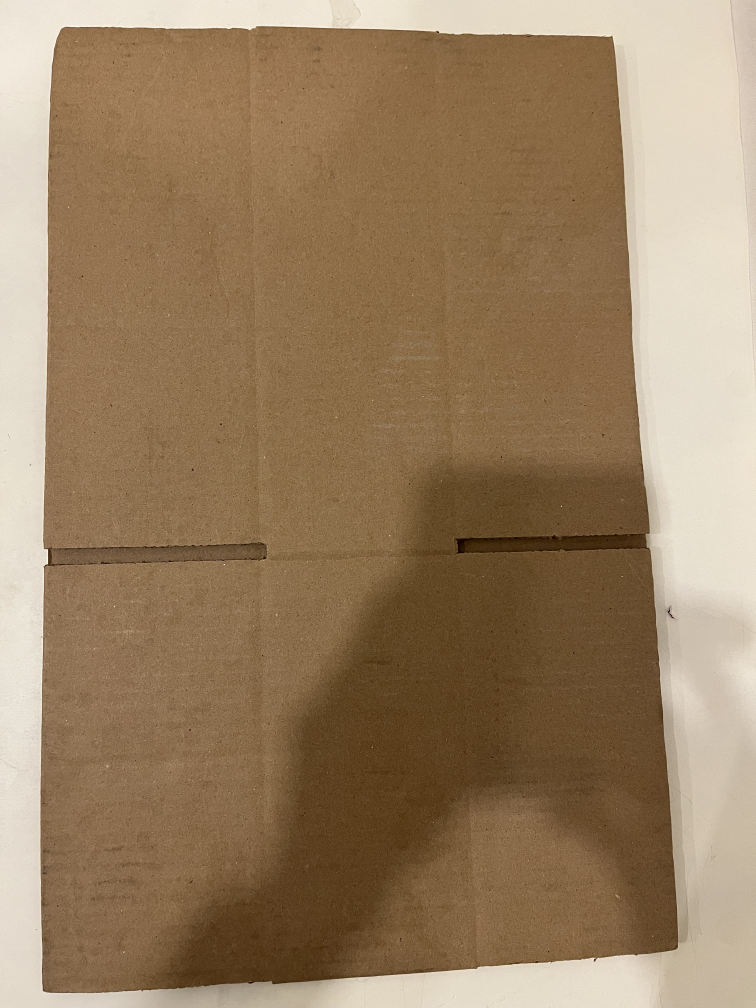
#> input picture openCV_cardboard/dataset/cardboardhires.jpg, 3024 x 4032 px (shown at 1/4 size)
$ python cardboard_dim.py   (older library calls are emulated)
#> lines starting #> are read from the running program, lines starting #| are printed output that depends on the picture; after the words box and inside, x2 and y2 are one past the last pixel; in counts of white or black regions, pixels touching at a corner belong together
import time
import numpy as np
import pandas as pd
import cv2
from shapeDetector import ShapeDetector
import imutils
from matplotlib import pyplot as plt

# [23 lines of commented-out code are left out]
colored_img = cv2.imread('dataset/cardboardhires.jpg')
#> colored_img is the input picture: shape (4032, 3024, 3); mean B, G, R 97.9, 127.7, 152.6
original_img = cv2.imread('dataset/cardboardhires.jpg', cv2.IMREAD_GRAYSCALE)
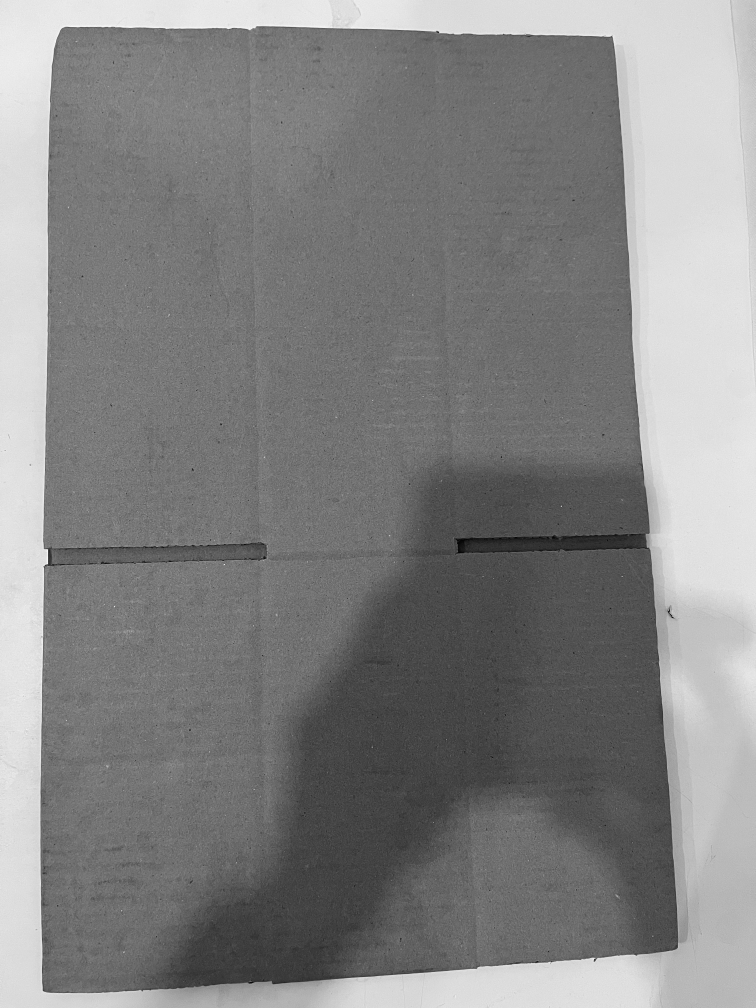
#> original_img: shape (4032, 3024) (shown at 1/4 size); min 0, max 255, mean 131.8
gaussian_img = cv2.GaussianBlur(original_img, (5, 5), 0)
# cv2.imshow('gaussian_img', gaussian_img)
cv2.imwrite('gaussian_img.png',gaussian_img)

canny_img = cv2.Canny(gaussian_img,100,200)
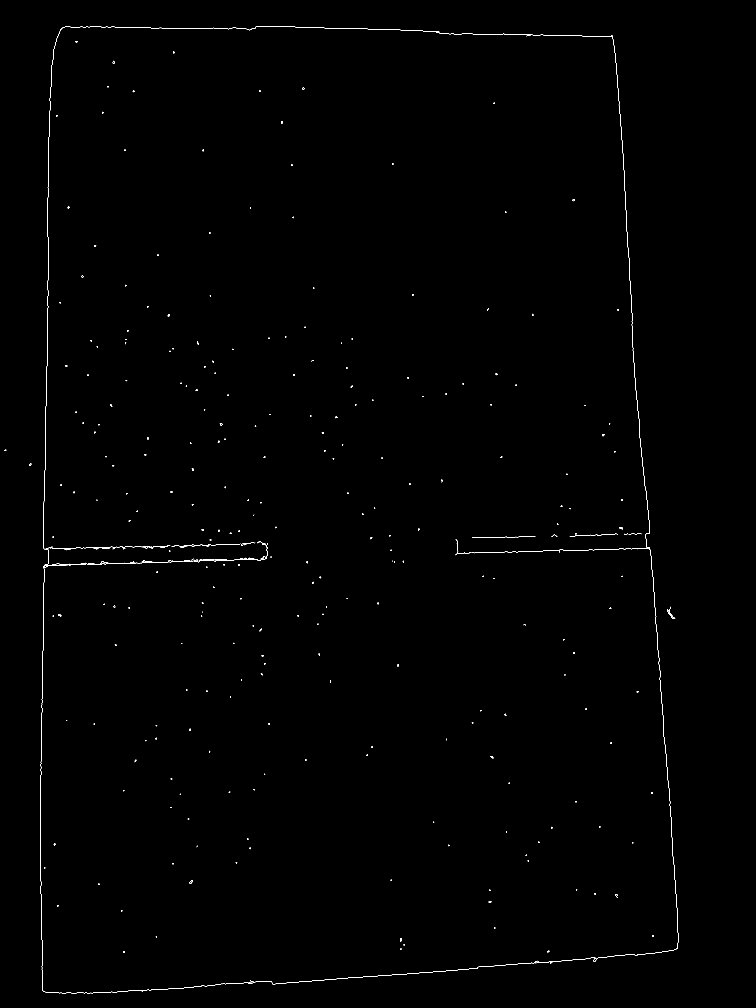
#> canny_img: shape (4032, 3024) (shown at 1/4 size); 0.18% white in thin lines or dots, all inside (x1, y1, x2, y2) = (17, 105, 2713, 3973)
# cv2.imshow('canny_img', canny_img)
cv2.imwrite('canny_img.png',canny_img)

laplacian_img = cv2.Laplacian(canny_img,cv2.CV_64F)
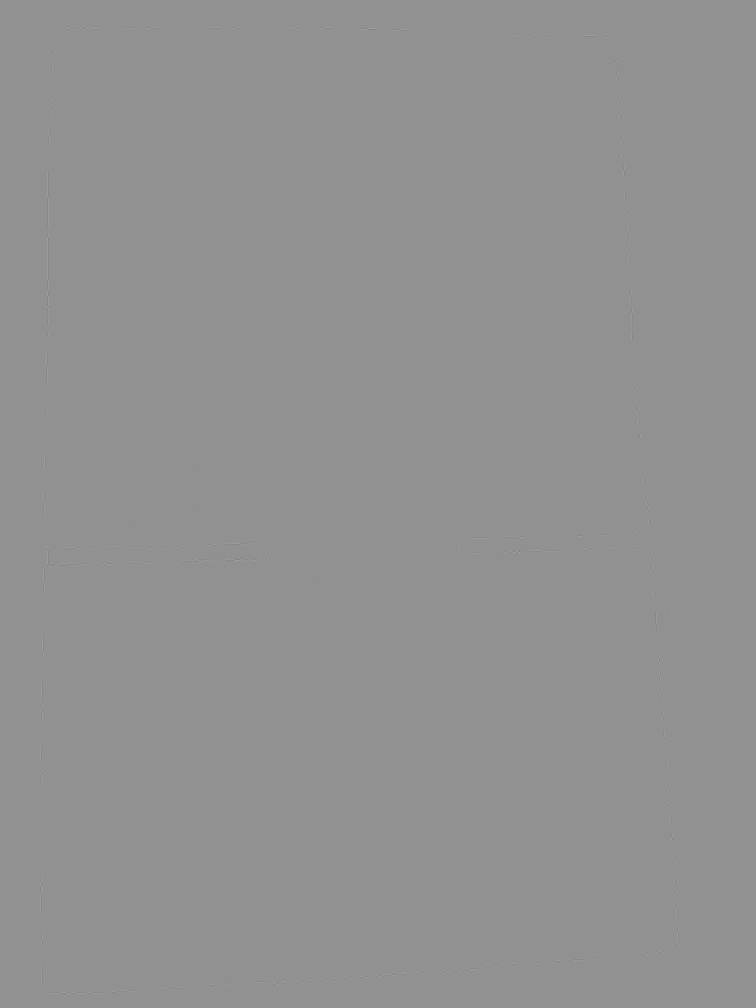
#> laplacian_img: shape (4032, 3024) float64 (shown at 1/4 size); min -1020, max 765, mean 0; drawn with min black and max white
# cv2.imshow('laplacian_img', laplacian_img)
cv2.imwrite('laplacian_img.png',laplacian_img)

sobelx = cv2.Sobel(canny_img, -1,1,0,ksize=3)
#> sobelx: shape (4032, 3024); 0.16% white in thin lines or dots, all inside (x1, y1, x2, y2) = (16, 104, 2712, 3974)
sobely = cv2.Sobel(canny_img, -1,0,1,ksize=3)
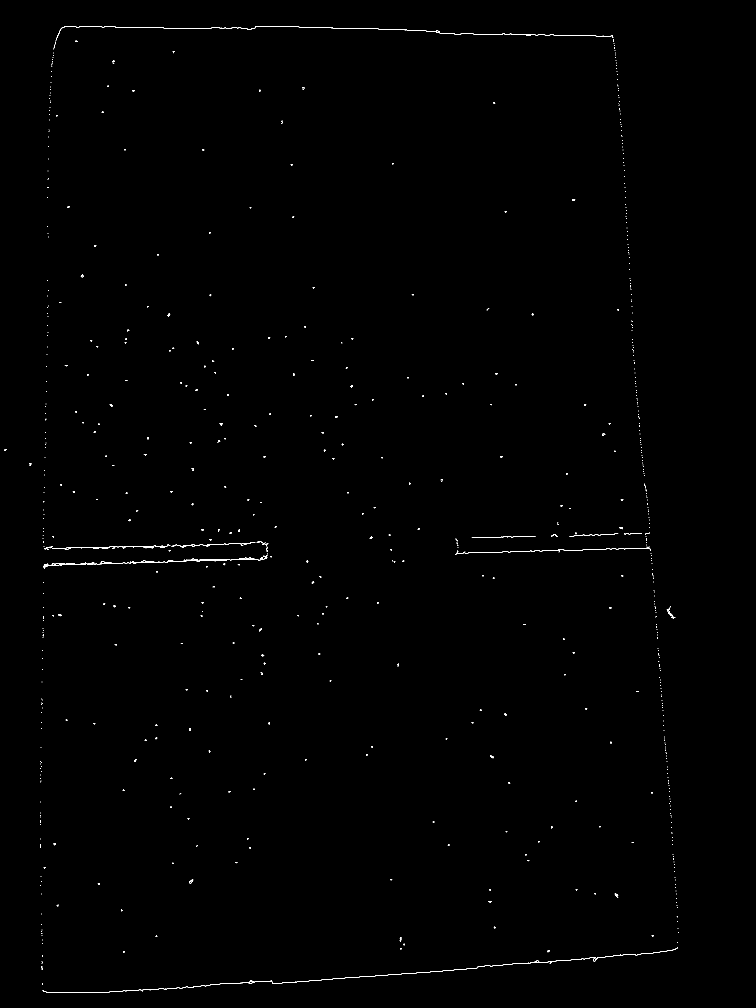
#> sobely: shape (4032, 3024) (shown at 1/4 size); 0.16% white in thin lines or dots, all inside (x1, y1, x2, y2) = (16, 104, 2714, 3972)
# [5 lines of commented-out code are left out]

edge_coordinates = np.argwhere(sobelx > 250)
#> edge_coordinates = 20016 pairs, first value 104 to 3973, second value 16 to 2711
print (len(edge_coordinates))
#| 20016
# for x in edge_coordinates:
#     print (x)

sobleXDataFrame = pd.DataFrame(sobelx)
#> sobleXDataFrame = table of 4032 rows and 3024 columns

sobleXDataFrame.to_csv('cardboard_sobelx.csv')

sobleXDataFrame = pd.DataFrame(edge_coordinates)
#> sobleXDataFrame = table of 20016 rows and 2 columns

sobleXDataFrame.to_csv('cardboard_sobel.csv')

# output_image = cv2.cvtColor(sobelx, cv2.COLOR_GRAY2BGR)  # Convert the Sobel output to BGR

# Define the BGR color for green
green_color = (0, 255, 0)
# Loop through the coordinates and change pixel values to green
for coords in edge_coordinates:
    cv2.circle(colored_img, [coords[1],coords[0]], 1, green_color, -1)
#> this loop made 20016 passes
#> coords on passes 1 to 3: [104, 1025], [104, 1026], [105, 1023]

# cv2.imshow("Sobel Edges with Coordinate Points", img)
# plt.figure(figsize=(10,10))
plt.imshow(colored_img)
# cv2.imshow('orig image', colored_img)
# plt.show()
# cv2.waitKey(0)

# Apply HoughLinesP method to
# to directly obtain line end points
lines_list =[]
lines = cv2.HoughLinesP(
            sobelx+sobely, # Input edge image
            1, # Distance resolution in pixels
            np.pi/180, # Angle resolution in radians
            threshold=150, # Min number of votes for valid line
            minLineLength=25, # Min allowed length of line
            maxLineGap=250 # Max allowed gap between line for joining them
            )
#> lines = 54 rows, first 6: [164, 2929, 176, 2186], [1747, 131, 2449, 143], [1910, 3867, 2547, 3822], [160, 3209, 178, 2194], [2587, 1983, 2656, 2962], [174, 2195, 192, 1160]
lined_img = cv2.imread('dataset/cardboardhires.jpg')
print (lines)
#> (printed output is left out)
print(len(lines))
#| 54
# Iterate over points
x = 0
for points in lines:
      # Extracted points nested in the list
    x1,y1,x2,y2=points[0]
    # Draw the lines joing the points
    # On the original image
    if (x%2 == 0):
        cv2.line(lined_img,(x1,y1),(x2,y2),(0,0,255),5)
    else:
        cv2.line(lined_img,(x1,y1),(x2,y2),(0,255,0),5)
    # Maintain a simples lookup list for points
    lines_list.append([(x1,y1),(x2,y2)])
    x+=1
#> this loop made 54 passes
#> (x1, y1, x2, y2) on passes 1 to 12: (164, 2929, 176, 2186), (1747, 131, 2449, 143), (1910, 3867, 2547, 3822), (160, 3209, 178, 2194), (2587, 1983, 2656, 2962), (174, 2195, 192, 1160), (364, 3973, 1087, 3923), (2589, 1999, 2658, 2978), (176, 2263, 1067, 2232), (2485, 505, 2539, 1526), (2597, 2079, 2713, 3731), (182, 2192, 1070, 2177)
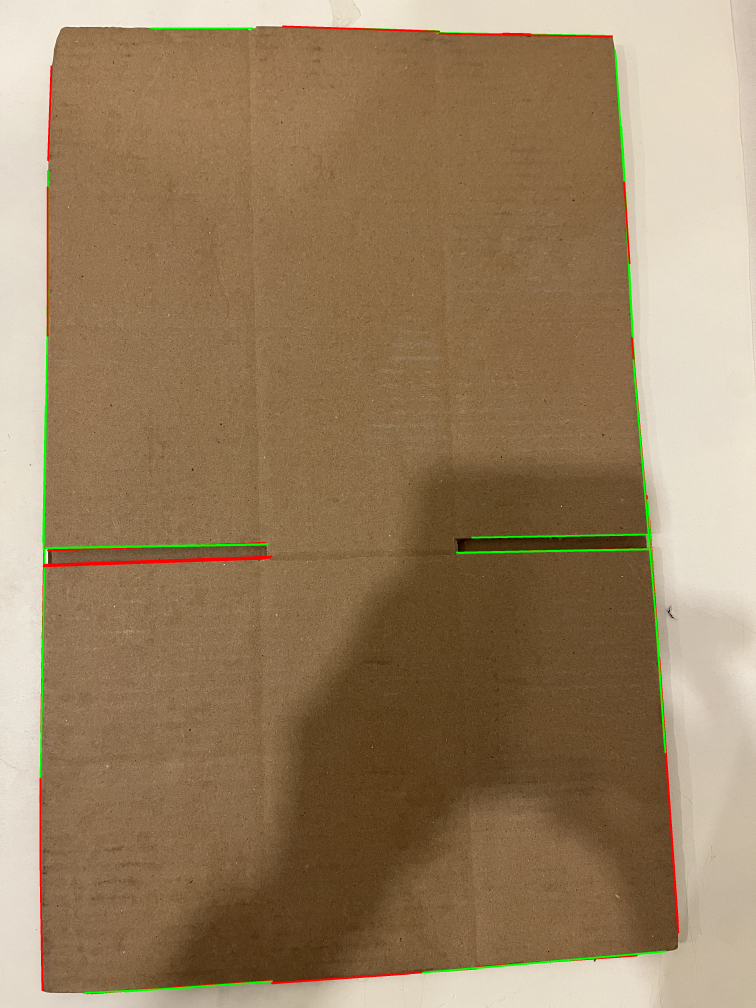
#> lined_img: shape (4032, 3024, 3) (shown at 1/4 size); mean B, G, R 96.7, 127.8, 152.3
#> after the loop, lines_list = 54 items; x = 54
print(lined_img.shape)
#| (4032, 3024, 3)

lined_image = np.zeros(lined_img.shape, dtype = np.uint8)
# lined_image.fill(255)
for points in lines:
      # Extracted points nested in the list
    x1,y1,x2,y2=points[0]
    # Draw the lines joing the points
    # On the original image
    if (x%2 == 0):
        cv2.line(lined_image,(x1,y1),(x2,y2),(255,255,255),5)
    else:
        cv2.line(lined_image,(x1,y1),(x2,y2),(255,255,255),5)
    # Maintain a simples lookup list for points
    lines_list.append([(x1,y1),(x2,y2)])
    x+=1
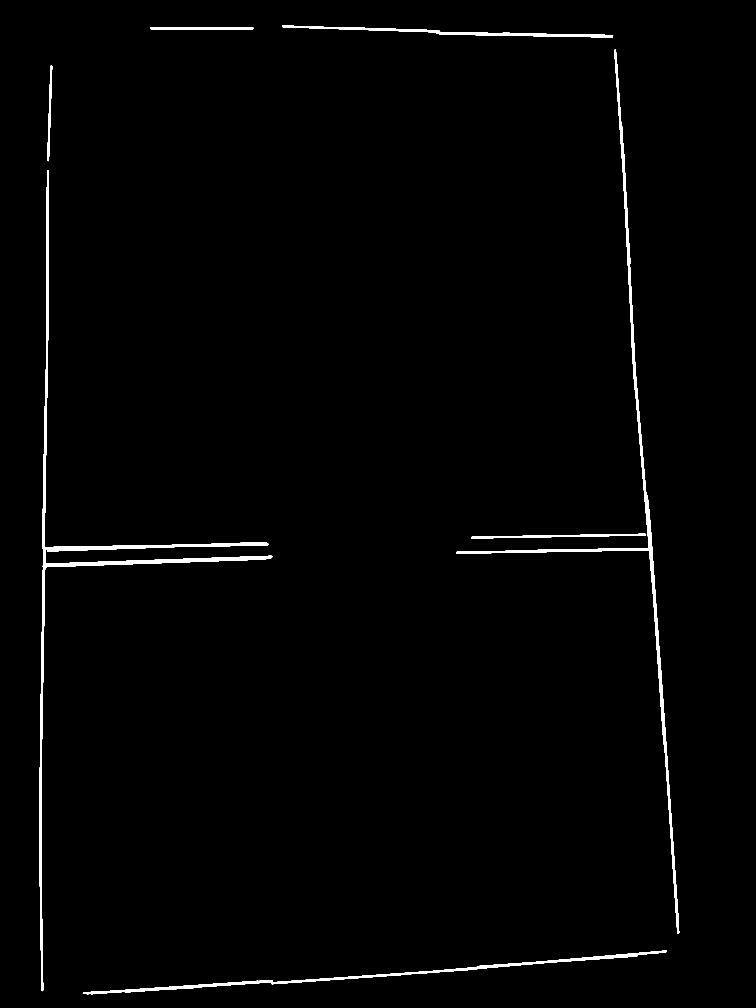
#> lined_image: shape (4032, 3024, 3) (shown at 1/4 size); 1.1% white; 7 white regions, largest, box (x1, y1, x2, y2) and area: (157, 680, 1090, 3965) 49817, (1824, 198, 2717, 3735) 40707, (331, 3802, 2668, 3977) 21521
#> after the loop, lines_list = 108 items; x = 108
# Save the result image
plt.imshow(lined_image)
plt.show()
#> figure, not shown here; B, G, R data is drawn as R, G, B
cv2.imwrite('lined_image.png',lined_image)


# [24 lines of commented-out code are left out]
#> (the run stopped early here; a loop or call above may not have finished)

$ run again, with openCV_cardboard/dataset/cardboard.jpg copied over openCV_cardboard/dataset/cardboardhires.jpg
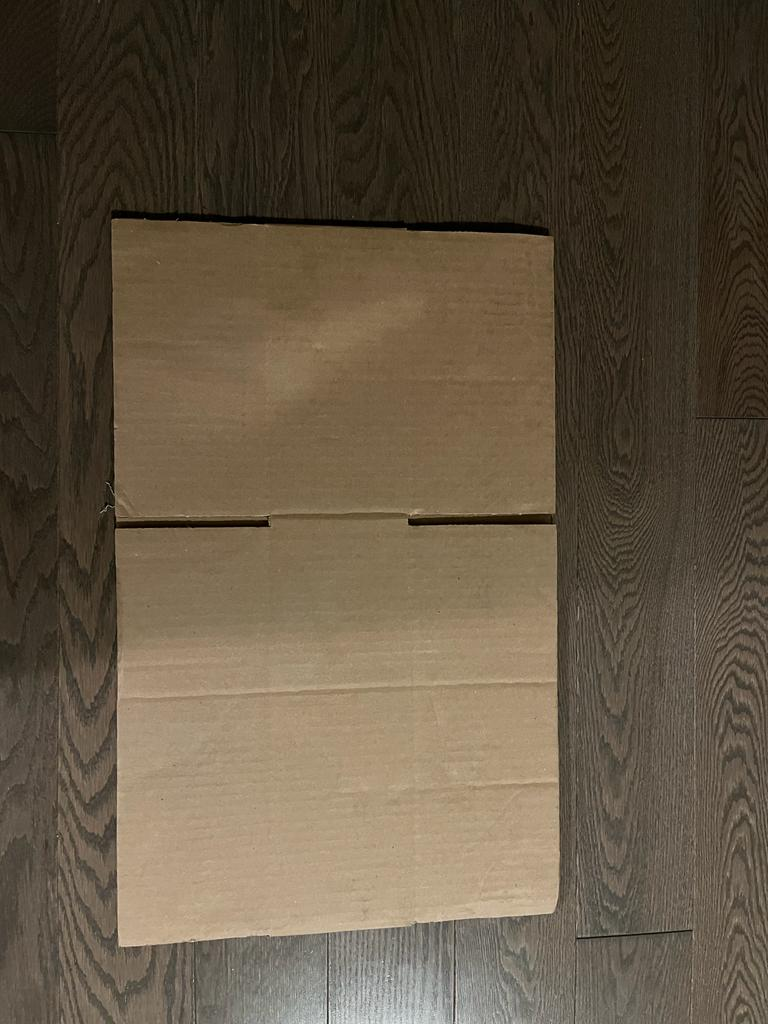
#> input picture openCV_cardboard/dataset/cardboard.jpg, 768 x 1024 px
#> colored_img is the input picture: shape (1024, 768, 3); mean B, G, R 66.5, 84.9, 98.1
#> canny_img: shape (1024, 768); 0.45% white in thin lines or dots, all inside (x1, y1, x2, y2) = (100, 218, 753, 1024)
#> sobelx: shape (1024, 768); 0.31% white in thin lines or dots, all inside (x1, y1, x2, y2) = (99, 217, 752, 1024)
#> sobely: shape (1024, 768); 0.32% white in thin lines or dots, all inside (x1, y1, x2, y2) = (99, 217, 754, 1023)
#> edge_coordinates = 2420 pairs, first value 217 to 1023, second value 99 to 751
#| 2420
#> `sobleXDataFrame = pd.DataFrame(sobelx)`: sobleXDataFrame = table of 1024 rows and 768 columns
#> `sobleXDataFrame = pd.DataFrame(edge_coordinates)`: sobleXDataFrame = table of 2420 rows and 2 columns
#> the loop `for coords in edge_coordinates:` made 2420 passes
#> coords on passes 1 to 3: [217, 112], [217, 113], [217, 141]
#> lines = [[110, 252, 122, 948], [112, 217, 527, 232], [556, 902, 556, 361], [115, 882, 115, 217], [118, 946, 413, 925], [116, 527, 554, 512], [554, 526, 554, 237], [116, 935, 116, 498]]
#| [[[110 252 122 948]]
#|  [[112 217 527 232]]
#|  [[556 902 556 361]]
#|  [[115 882 115 217]]
#|  [[118 946 413 925]]
#|  [[116 527 554 512]]
#> (further printed lines are left out)
#| 8
#> the loop `for points in lines:` made 8 passes
#> after the loop `for points in lines:`:
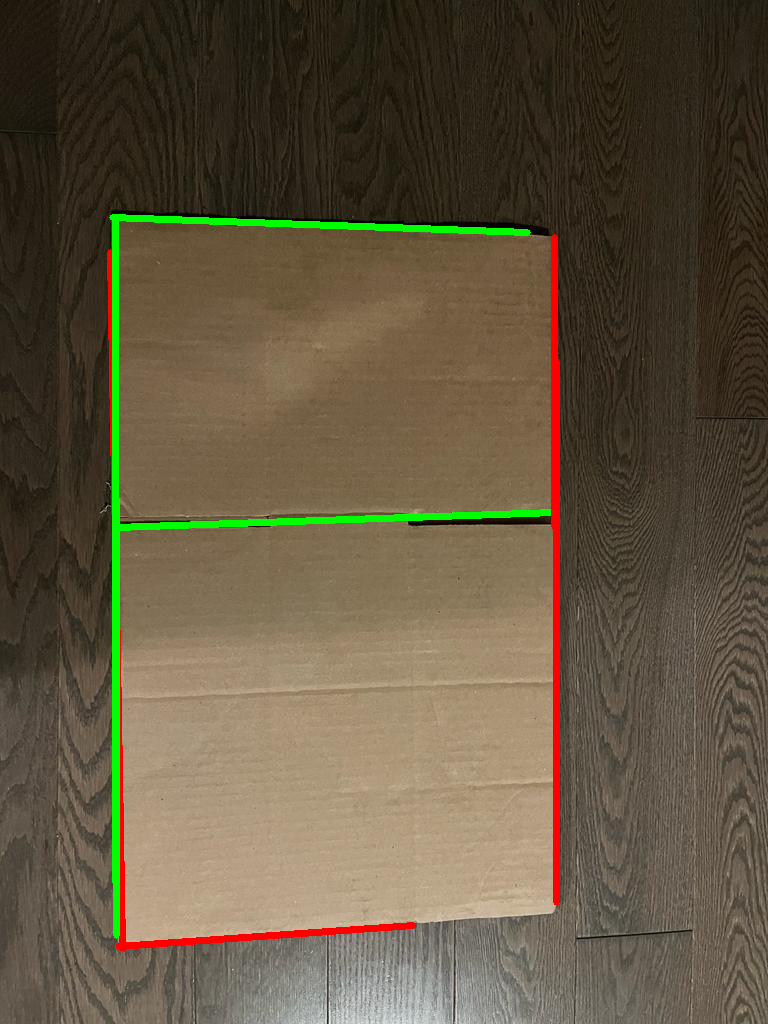
#> lined_img: shape (1024, 768, 3); 2.57% of pixels changed, all inside (x1, y1, x2, y2) = (107, 214, 560, 952)
#> after the loop `for points in lines:`: lines_list = [[(110, 252), (122, 948)], [(112, 217), (527, 232)], [(556, 902), (556, 361)], [(115, 882), (115, 217)], [(118, 946), (413, 925)], [(116, 527), (554, 512)], [(554, 526), (554, 237)], [(116, 935), (116, 498)]]; x = 8
#| (1024, 768, 3)
#> after the loop `for points in lines:`:
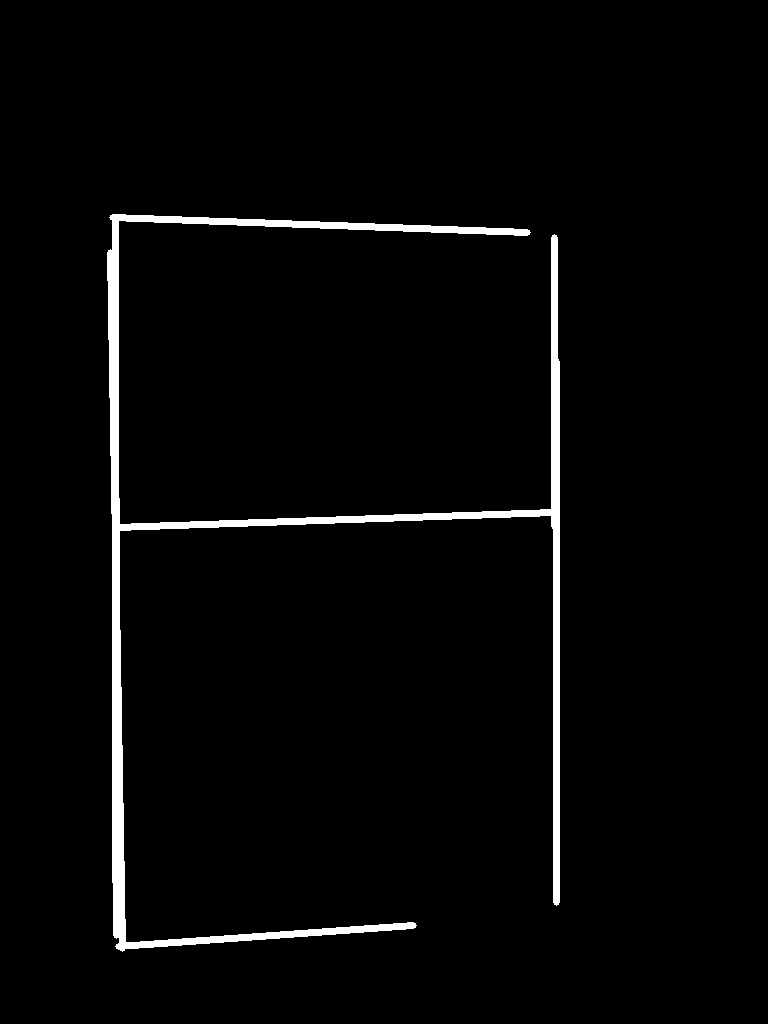
#> lined_image: shape (1024, 768, 3); 2.6% white; 1 white region, box (x1, y1, x2, y2) and area: (107, 214, 560, 952) 20223
#> after the loop `for points in lines:`: lines_list = 16 items; x = 16
